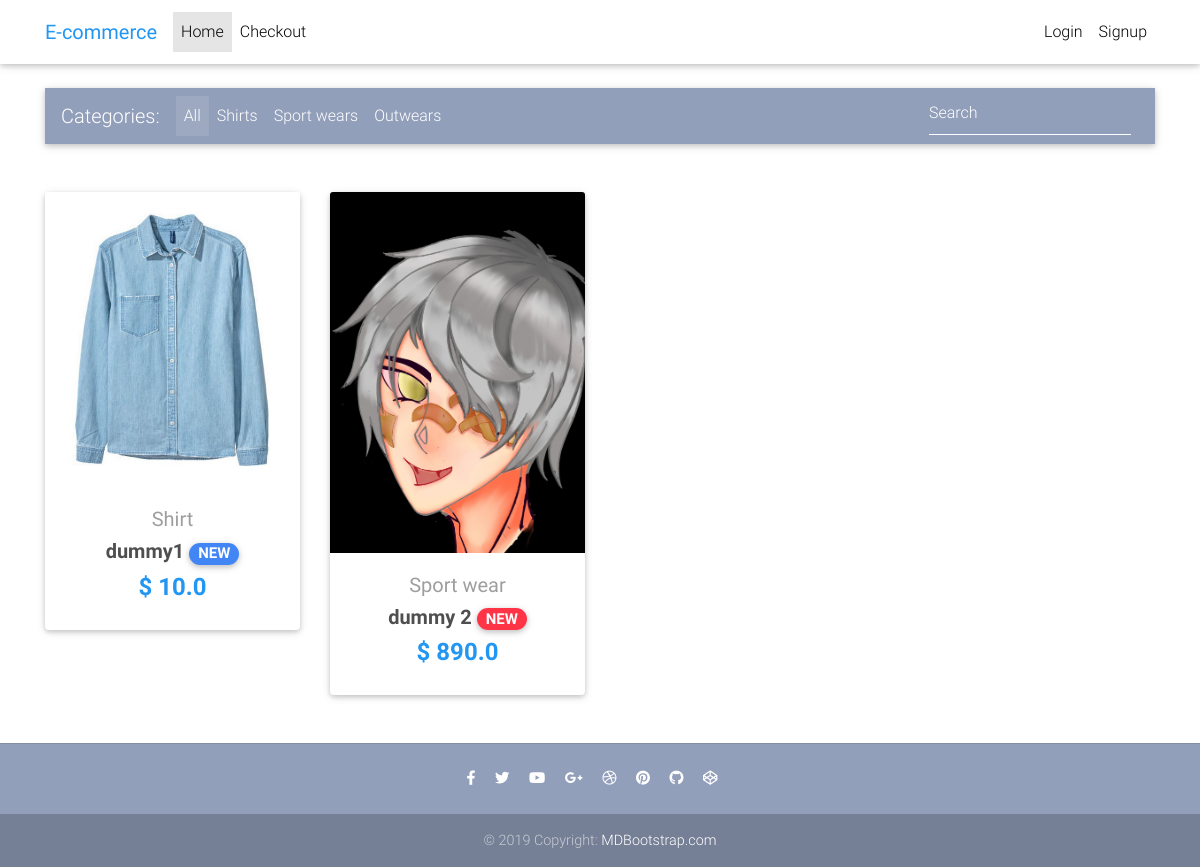
The page / on the database its author committed.
### Ecommerce/models.py (models this page shows, shortened)
class Item(models.Model):#things u can purcahse
	title=models.CharField(max_length=100)
	price=models.FloatField()
	discount_price=models.FloatField(blank=True,null=True)
	category=models.CharField(choices=CATEGORY_CHOICES,max_length=2)
	label=models.CharField(choices=LABEL_CHOICES,max_length=1 )
	slug =models.SlugField()
	description=models.TextField()
	image=models.ImageField()
	def get_absolute_url(self):
		return reverse("Ecommerce:Products",kwargs={
			'slug':self.slug
		})

### Ecommerce/views.py (the view)
# urls.py: path('',HomeView.as_view(),name='home'),
class HomeView(ListView):
	model=Item
	paginate_by=10
	template_name="home.html"

### templates/home.html (shortened to what this page needs)
{% extends "base.html" %}
{% block content %}
  <main>
    <div class="container">
      <nav class="navbar navbar-expand-lg navbar-dark mdb-color lighten-3 mt-3 mb-5">
        <span class="navbar-brand">Categories:</span>
        <div class="collapse navbar-collapse" id="basicExampleNav">
          <ul class="navbar-nav mr-auto">
            <li class="nav-item active">
              <a class="nav-link" href="#">All
              </a>
            </li>
            <li class="nav-item">
              <a class="nav-link" href="#">Shirts</a>
            </li>
            <li class="nav-item">
              <a class="nav-link" href="#">Sport wears</a>
            </li>
            <li class="nav-item">
              <a class="nav-link" href="#">Outwears</a>
            </li>
          </ul>
          <form class="form-inline">
            <div class="md-form my-0">
              <input class="form-control mr-sm-2" type="text" placeholder="Search" aria-label="Search">
            </div>
          </form>
        </div>
      </nav>
      <section class="text-center mb-4">
        <div class="row wow fadeIn">
          {% for item in object_list %}
          <div class="col-lg-3 col-md-6 mb-4">
            <div class="card">
              <div class="view overlay">
                <img src="{{ item.image.url }}" class="card-img-top">
              </div>
              <div class="card-body text-center">
                <a href="" class="grey-text">
                  <h5>{{ item.get_category_display }}</h5>
                </a>
                <h5>
                  <strong>
                    <a href="{{ item.get_absolute_url }}" class="dark-grey-text">{{ item.title }}
                      <span class="badge badge-pill {{ item.get_label_display }}-color">NEW</span>
                    </a>
                  </strong>
                </h5>
                <h4 class="font-weight-bold blue-text">
                  <strong>$
                  {% if item.discount_price %}
                  {{ item.discount_price }}
                  {% else %}
                  {{ item.price }}
                  {% endif %}
                  </strong>
                </h4>
              </div>
            </div>
          </div>
          {% endfor %}
        </div>
      </section>
    </div>
  </main>
{% endblock content %}

### templates/base.html (shortened to what this page needs)
{% load static %}
<!DOCTYPE html>
<html lang="en">
<head>
  <link rel="stylesheet" href="https://use.fontawesome.com/releases/v5.8.1/css/all.css">
  <link href="{% static 'css/bootstrap.min.css' %}" rel="stylesheet">
  <link href="{% static 'css/mdb.min.css' %}" rel="stylesheet">
  <link href="{% static 'css/style.min.css' %}" rel="stylesheet">
</head>
{% include "navbar.html" %}
<body>
    <div class="mt-5 pt-4">
    </div>
    {% block content %}
    {% endblock content %}
    {% include "footer.html" %}
</body>
</html>

### templates/navbar.html (shortened to what this page needs)
{% load cart_template_tags %}
<nav class="navbar fixed-top navbar-expand-lg navbar-light white scrolling-navbar">
    <div class="container">
      <a class="navbar-brand waves-effect" href="/">
        <strong class="blue-text">E-commerce</strong>
      </a>
      <div class="collapse navbar-collapse" id="navbarSupportedContent">
        <ul class="navbar-nav mr-auto">
          <li class="nav-item active">
            <a class="nav-link waves-effect" href="/">Home
            </a>
          </li>
          <li class="nav-item">
            <a class="nav-link waves-effect" href="/checkout">
            Checkout</a>
          </li>
        </ul>
        <ul class="navbar-nav nav-flex-icons">
          {% if request.user.is_authenticated %}
          <li class="nav-item">
            <a href="{% url 'Ecommerce:order-summary' %}" class="nav-link waves-effect">
              <span class="badge red z-depth-1 mr-1"> {{ request.user|cart_item_count}} </span>
              <i class="fas fa-shopping-cart"></i>
              <span class="clearfix d-none d-sm-inline-block"> Cart </span>
            </a>
          </li>
          <li class="nav-item">
            <a class="nav-link waves-effect" href="{% url 'account_logout' %}">
              <span class="clearfix d-none d-sm-inline-block"> Logout </span>
            </a>
          </li>
          {% else %}
          <li class="nav-item">
            <a class="nav-link waves-effect" href="{% url 'account_login' %}">
              <span class="clearfix d-none d-sm-inline-block"> Login </span>
            </a>
          </li>
          <li class="nav-item">
            <a class="nav-link waves-effect" href="{% url 'account_signup' %}">
              <span class="clearfix d-none d-sm-inline-block"> Signup </span>
            </a>
          </li>
          {% endif %}
        </ul>
      </div>
    </div>
  </nav>

### templates/footer.html
<footer class="page-footer text-center font-small mt-4 wow fadeIn">
    <hr class="my-4">
    <div class="pb-4">
      <a href="https://www.facebook.com/mdbootstrap" target="_blank">
        <i class="fab fa-facebook-f mr-3"></i>
      </a>
      <a href="https://twitter.com/MDBootstrap" target="_blank">
        <i class="fab fa-twitter mr-3"></i>
      </a>
      <a href="https://www.youtube.com/watch?v=7MUISDJ5ZZ4" target="_blank">
        <i class="fab fa-youtube mr-3"></i>
      </a>
      <a href="https://plus.google.com/u/0/b/107863090883699620484" target="_blank">
        <i class="fab fa-google-plus-g mr-3"></i>
      </a>
      <a href="https://dribbble.com/mdbootstrap" target="_blank">
        <i class="fab fa-dribbble mr-3"></i>
      </a>
      <a href="https://pinterest.com/mdbootstrap" target="_blank">
        <i class="fab fa-pinterest mr-3"></i>
      </a>
      <a href="https://github.com/mdbootstrap/bootstrap-material-design" target="_blank">
        <i class="fab fa-github mr-3"></i>
      </a>
      <a href="http://codepen.io/mdbootstrap/" target="_blank">
        <i class="fab fa-codepen mr-3"></i>
      </a>
    </div>
    <div class="footer-copyright py-3">
      © 2019 Copyright:
      <a href="https://mdbootstrap.com/education/bootstrap/" target="_blank"> MDBootstrap.com </a>
    </div>
  </footer>

### templates/scripts.html (shortened to what this page needs)
{% load static %}

### templates/base.html (style rules this page uses)
html, body, header, .carousel { height: 60vh; }

### rows shown on the page
Item: image (picture), category "Shirt", title "dummy1", discount_price "10.0"
Item: image (picture), category "Sport wear", title "dummy 2", discount_price "890.0"
